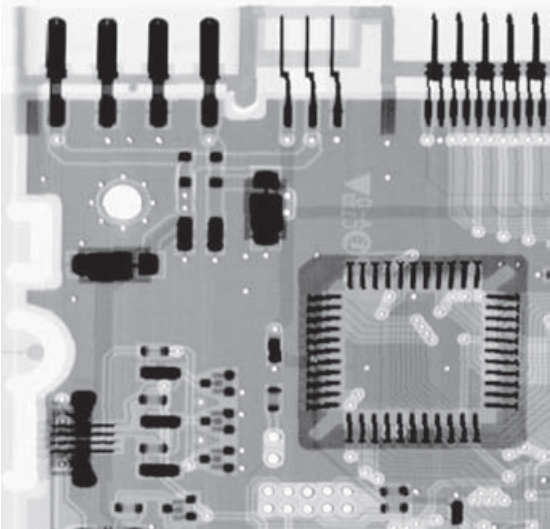
#> input picture circuit board.png, 550 x 529 px
$ python gaussian_noise.py
#> lines starting #> are read from the running program, lines starting #| are printed output that depends on the picture
import cv2
import numpy as np
import matplotlib.pyplot as plt

# Read the original image
original_image = cv2.imread('../circuit board.png', cv2.IMREAD_GRAYSCALE)
#> original_image: shape (529, 550); min 34, max 255, mean 166.5
# original_image = cv2.imread('human_01.png', cv2.IMREAD_GRAYSCALE)

# Create Gaussian noise with zero mean and variance of 400
mean = 0
variance = 400
stddev = np.sqrt(variance)
gaussian_noise = np.random.normal(mean, stddev, original_image.shape).astype(np.uint8)

# Add the Gaussian noise to the original image
image_with_gaussian_noise = cv2.add(original_image, gaussian_noise)
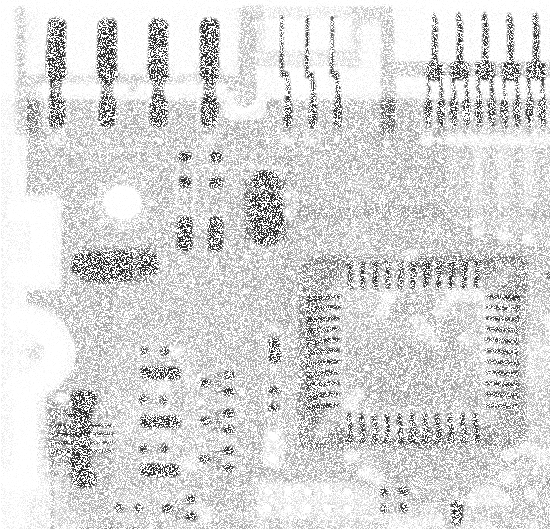
#> image_with_gaussian_noise: shape (529, 550); min 34, max 255, mean 216.1

# Define a 3x3 kernel for ARITHMETIC MEAN filter
# arithmetic_kernel = np.full((3, 4), 1) / 12
# print(arithmetic_kernel)
# Filter the noisy image with the arithmetic mean filter
arithmetic_kernel = np.ones((3, 3), np.float32) / 9
arithmetic_filtered_image = cv2.filter2D(image_with_gaussian_noise, -1, arithmetic_kernel)
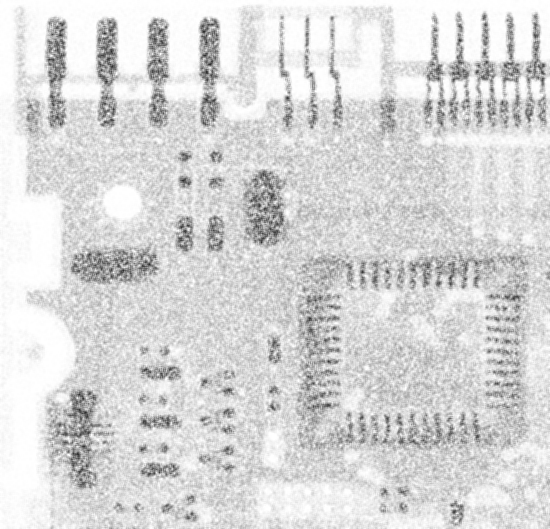
#> arithmetic_filtered_image: shape (529, 550); min 41, max 255, mean 216.1


# Define a function for the GEOMETRIC MEAN filter
def geometric_mean_filter(image, kernel_size):
#> called with kernel_size = 3
    height, width = image.shape
#> height = 529; width = 550
    result = np.zeros_like(image, dtype=np.float32)

    for i in range(height - kernel_size + 1):
        for j in range(width - kernel_size + 1):
            # Tại mỗi vùng cửa sổ, hàm lấy một khối (block) hình ảnh có kích thước kernel_size x kernel_size (3x3)
            block = image[i:i + kernel_size, j:j + kernel_size]
            # Sau đó, nó tính tích (product) của tất cả các pixel trong khối và tính lũy thừa bậc 1/mn
            result[i:i + kernel_size, j:j + kernel_size] = np.prod(block.astype(np.float32)) ** (
                        1.0 / (kernel_size * kernel_size))
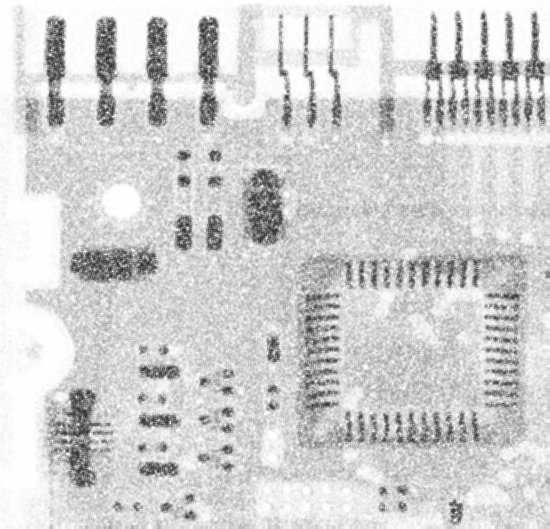
#> result: shape (529, 550) float32; min 40.92, max 255, mean 209.9

    return result.astype(np.uint8)


# Filter the noisy image with the geometric mean filter
geometric_filtered_image = geometric_mean_filter(image_with_gaussian_noise, 3)

# Display the original image, the image with Gaussian noise, and the filtered images
plt.subplot(141), plt.imshow(original_image, cmap='gray')
plt.title('Original Image'), plt.xticks([]), plt.yticks([])

plt.subplot(142), plt.imshow(image_with_gaussian_noise, cmap='gray')
plt.title('Image with Gaussian Noise'), plt.xticks([]), plt.yticks([])

plt.subplot(143), plt.imshow(arithmetic_filtered_image, cmap='gray')
plt.title('Arithmetic Mean Filtered Image'), plt.xticks([]), plt.yticks([])

plt.subplot(144), plt.imshow(geometric_filtered_image, cmap='gray')
plt.title('Geometric Mean Filtered Image'), plt.xticks([]), plt.yticks([])
plt.show()
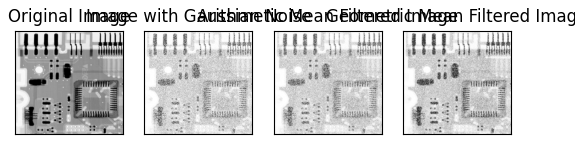
#> figure drawn by matplotlib, 4 panels

$ run again, with Gaussian noise 1.png copied over circuit board.png
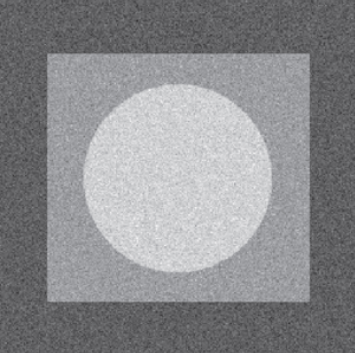
#> input picture Gaussian noise 1.png, 355 x 353 px
#> after the loop in geometric_mean_filter, `for i in range(height - kernel_size + 1):`:
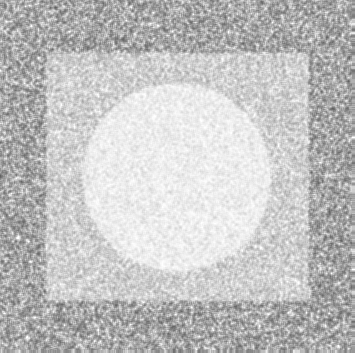
#> result: shape (353, 355) float32; min 94.96, max 255, mean 194.6
#> `plt.show()`:
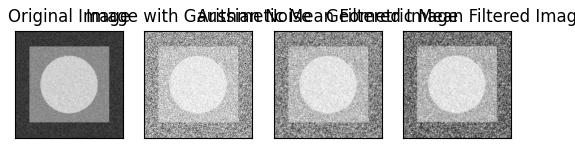
#> figure drawn by matplotlib, 4 panels
